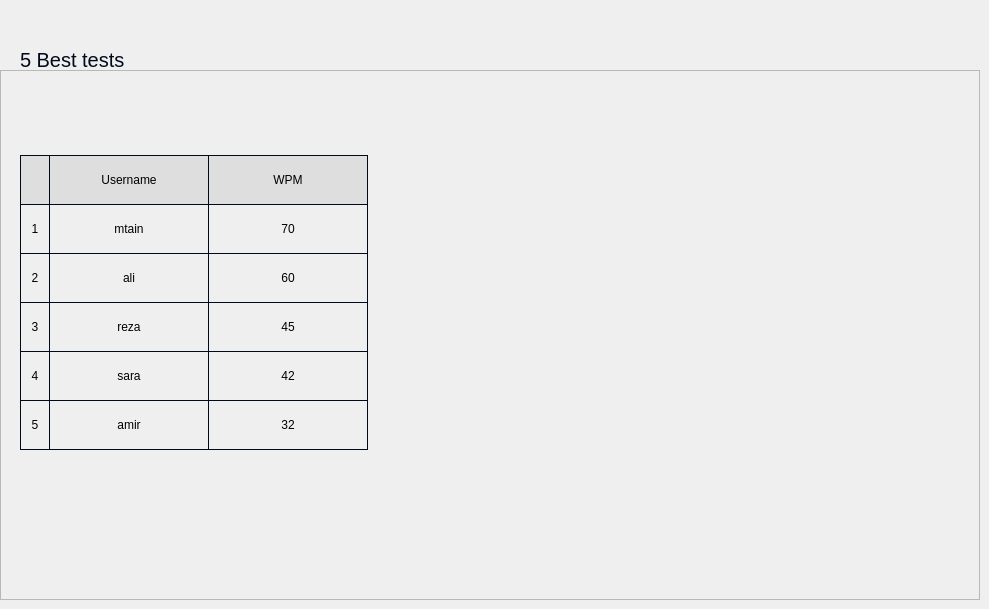
    <widget class="QWidget" name="page_ranking">
     <widget class="QLabel" name="ranking_title">
      <property name="geometry">
       <rect>
        <x>20</x>
        <y>50</y>
        <width>611</width>
        <height>20</height>
       </rect>
      </property>
      <property name="font">
       <font>
        <family>Arial</family>
        <pointsize>15</pointsize>
        <weight>50</weight>
        <bold>false</bold>
       </font>
      </property>
      <property name="styleSheet">
       <string notr="true">color: #010A1A;</string>
      </property>
      <property name="text">
       <string>5 Best tests</string>
      </property>
     </widget>
     <widget class="QFrame" name="frame_4">
      <property name="geometry">
       <rect>
        <x>0</x>
        <y>70</y>
        <width>980</width>
        <height>530</height>
       </rect>
      </property>
      <property name="frameShape">
       <enum>QFrame::StyledPanel</enum>
      </property>
      <property name="frameShadow">
       <enum>QFrame::Raised</enum>
      </property>
      <widget class="QLabel" name="label_8">
       <property name="geometry">
        <rect>
         <x>49</x>
         <y>85</y>
         <width>160</width>
         <height>50</height>
        </rect>
       </property>
       <property name="font">
        <font>
         <family>Arial</family>
         <pointsize>9</pointsize>
        </font>
       </property>
       <property name="styleSheet">
        <string notr="true">background-color:#DEDEDE;colro: #010A1A; border:1px solid #010A1A; border-radius: 0px;</string>
       </property>
       <property name="text">
        <string>Username</string>
       </property>
       <property name="alignment">
        <set>Qt::AlignCenter</set>
       </property>
      </widget>
      <widget class="QLabel" name="label_9">
       <property name="geometry">
        <rect>
         <x>208</x>
         <y>85</y>
         <width>160</width>
         <height>50</height>
        </rect>
       </property>
       <property name="font">
        <font>
         <family>Arial</family>
         <pointsize>9</pointsize>
        </font>
       </property>
       <property name="styleSheet">
        <string notr="true">colro: #010A1A; border:1px solid #010A1A; border-radius: 0px; background-color:#DEDEDE;</string>
       </property>
       <property name="text">
        <string>WPM</string>
       </property>
       <property name="alignment">
        <set>Qt::AlignCenter</set>
       </property>
      </widget>
      <widget class="QLabel" name="label_14">
       <property name="geometry">
        <rect>
         <x>20</x>
         <y>85</y>
         <width>30</width>
         <height>50</height>
        </rect>
       </property>
       <property name="font">
        <font>
         <family>Arial</family>
         <pointsize>9</pointsize>
        </font>
       </property>
       <property name="styleSheet">
        <string notr="true">background-color:#DEDEDE;colro: #010A1A; border:1px solid #010A1A; border-radius: 0px;</string>
       </property>
       <property name="text">
        <string/>
       </property>
       <property name="alignment">
        <set>Qt::AlignCenter</set>
       </property>
      </widget>
      <widget class="QLabel" name="rank_user1">
       <property name="geometry">
        <rect>
         <x>49</x>
         <y>134</y>
         <width>160</width>
         <height>50</height>
        </rect>
       </property>
       <property name="font">
        <font>
         <family>Arial</family>
         <pointsize>9</pointsize>
        </font>
       </property>
       <property name="styleSheet">
        <string notr="true">colro: #010A1A; border:1px solid #010A1A; border-radius: 0px;</string>
       </property>
       <property name="text">
        <string>mtain</string>
       </property>
       <property name="alignment">
        <set>Qt::AlignCenter</set>
       </property>
      </widget>
      <widget class="QLabel" name="label_15">
       <property name="geometry">
        <rect>
         <x>20</x>
         <y>134</y>
         <width>30</width>
         <height>50</height>
        </rect>
       </property>
       <property name="font">
        <font>
         <family>Arial</family>
         <pointsize>9</pointsize>
        </font>
       </property>
       <property name="styleSheet">
        <string notr="true">colro: #010A1A; border:1px solid #010A1A; border-radius: 0px;</string>
       </property>
       <property name="text">
        <string>1</string>
       </property>
       <property name="alignment">
        <set>Qt::AlignCenter</set>
       </property>
      </widget>
      <widget class="QLabel" name="rank_test1">
       <property name="geometry">
        <rect>
         <x>208</x>
         <y>134</y>
         <width>160</width>
         <height>50</height>
        </rect>
       </property>
       <property name="font">
        <font>
         <family>Arial</family>
         <pointsize>9</pointsize>
        </font>
       </property>
       <property name="styleSheet">
        <string notr="true">colro: #010A1A; border:1px solid #010A1A; border-radius: 0px;</string>
       </property>
       <property name="text">
        <string>70</string>
       </property>
       <property name="alignment">
        <set>Qt::AlignCenter</set>
       </property>
      </widget>
      <widget class="QLabel" name="rank_user2">
       <property name="geometry">
        <rect>
         <x>49</x>
         <y>183</y>
         <width>160</width>
         <height>50</height>
        </rect>
       </property>
       <property name="font">
        <font>
         <family>Arial</family>
         <pointsize>9</pointsize>
        </font>
       </property>
       <property name="styleSheet">
        <string notr="true">colro: #010A1A; border:1px solid #010A1A; border-radius: 0px;</string>
       </property>
       <property name="text">
        <string>ali</string>
       </property>
       <property name="alignment">
        <set>Qt::AlignCenter</set>
       </property>
      </widget>
      <widget class="QLabel" name="label_16">
       <property name="geometry">
        <rect>
         <x>20</x>
         <y>183</y>
         <width>30</width>
         <height>50</height>
        </rect>
       </property>
       <property name="font">
        <font>
         <family>Arial</family>
         <pointsize>9</pointsize>
        </font>
       </property>
       <property name="styleSheet">
        <string notr="true">colro: #010A1A; border:1px solid #010A1A; border-radius: 0px;</string>
       </property>
       <property name="text">
        <string>2</string>
       </property>
       <property name="alignment">
        <set>Qt::AlignCenter</set>
       </property>
      </widget>
      <widget class="QLabel" name="rank_test2">
       <property name="geometry">
        <rect>
         <x>208</x>
         <y>183</y>
         <width>160</width>
         <height>50</height>
        </rect>
       </property>
       <property name="font">
        <font>
         <family>Arial</family>
         <pointsize>9</pointsize>
        </font>
       </property>
       <property name="styleSheet">
        <string notr="true">colro: #010A1A; border:1px solid #010A1A; border-radius: 0px;</string>
       </property>
       <property name="text">
        <string>60</string>
       </property>
       <property name="alignment">
        <set>Qt::AlignCenter</set>
       </property>
      </widget>
      <widget class="QLabel" name="rank_user5">
       <property name="geometry">
        <rect>
         <x>49</x>
         <y>330</y>
         <width>160</width>
         <height>50</height>
        </rect>
       </property>
       <property name="font">
        <font>
         <family>Arial</family>
         <pointsize>9</pointsize>
        </font>
       </property>
       <property name="styleSheet">
        <string notr="true">colro: #010A1A; border:1px solid #010A1A; border-radius: 0px;</string>
       </property>
       <property name="text">
        <string>amir</string>
       </property>
       <property name="alignment">
        <set>Qt::AlignCenter</set>
       </property>
      </widget>
      <widget class="QLabel" name="label_21">
       <property name="geometry">
        <rect>
         <x>20</x>
         <y>330</y>
         <width>30</width>
         <height>50</height>
        </rect>
       </property>
       <property name="font">
        <font>
         <family>Arial</family>
         <pointsize>9</pointsize>
        </font>
       </property>
       <property name="styleSheet">
        <string notr="true">colro: #010A1A; border:1px solid #010A1A; border-radius: 0px;</string>
       </property>
       <property name="text">
        <string>5</string>
       </property>
       <property name="alignment">
        <set>Qt::AlignCenter</set>
       </property>
      </widget>
      <widget class="QLabel" name="rank_test5">
       <property name="geometry">
        <rect>
         <x>208</x>
         <y>330</y>
         <width>160</width>
         <height>50</height>
        </rect>
       </property>
       <property name="font">
        <font>
         <family>Arial</family>
         <pointsize>9</pointsize>
        </font>
       </property>
       <property name="styleSheet">
        <string notr="true">colro: #010A1A; border:1px solid #010A1A; border-radius: 0px;</string>
       </property>
       <property name="text">
        <string>32</string>
       </property>
       <property name="alignment">
        <set>Qt::AlignCenter</set>
       </property>
      </widget>
      <widget class="QLabel" name="rank_user3">
       <property name="geometry">
        <rect>
         <x>49</x>
         <y>232</y>
         <width>160</width>
         <height>50</height>
        </rect>
       </property>
       <property name="font">
        <font>
         <family>Arial</family>
         <pointsize>9</pointsize>
        </font>
       </property>
       <property name="styleSheet">
        <string notr="true">colro: #010A1A; border:1px solid #010A1A; border-radius: 0px;</string>
       </property>
       <property name="text">
        <string>reza</string>
       </property>
       <property name="alignment">
        <set>Qt::AlignCenter</set>
       </property>
      </widget>
      <widget class="QLabel" name="label_24">
       <property name="geometry">
        <rect>
         <x>20</x>
         <y>232</y>
         <width>30</width>
         <height>50</height>
        </rect>
       </property>
       <property name="font">
        <font>
         <family>Arial</family>
         <pointsize>9</pointsize>
        </font>
       </property>
       <property name="styleSheet">
        <string notr="true">colro: #010A1A; border:1px solid #010A1A; border-radius: 0px;</string>
       </property>
       <property name="text">
        <string>3</string>
       </property>
       <property name="alignment">
        <set>Qt::AlignCenter</set>
       </property>
      </widget>
      <widget class="QLabel" name="rank_test3">
       <property name="geometry">
        <rect>
         <x>208</x>
         <y>232</y>
         <width>160</width>
         <height>50</height>
        </rect>
       </property>
       <property name="font">
        <font>
         <family>Arial</family>
         <pointsize>9</pointsize>
        </font>
       </property>
       <property name="styleSheet">
        <string notr="true">colro: #010A1A; border:1px solid #010A1A; border-radius: 0px;</string>
       </property>
       <property name="text">
        <string>45</string>
       </property>
       <property name="alignment">
        <set>Qt::AlignCenter</set>
       </property>
      </widget>
      <widget class="QLabel" name="rank_user4">
       <property name="geometry">
        <rect>
         <x>49</x>
         <y>281</y>
         <width>160</width>
         <height>50</height>
        </rect>
       </property>
       <property name="font">
        <font>
         <family>Arial</family>
         <pointsize>9</pointsize>
        </font>
       </property>
       <property name="styleSheet">
        <string notr="true">colro: #010A1A; border:1px solid #010A1A; border-radius: 0px;</string>
       </property>
       <property name="text">
        <string>sara</string>
       </property>
       <property name="alignment">
        <set>Qt::AlignCenter</set>
       </property>
      </widget>
      <widget class="QLabel" name="label_27">
       <property name="geometry">
        <rect>
         <x>20</x>
         <y>281</y>
         <width>30</width>
         <height>50</height>
        </rect>
       </property>
       <property name="font">
        <font>
         <family>Arial</family>
         <pointsize>9</pointsize>
        </font>
       </property>
       <property name="styleSheet">
        <string notr="true">colro: #010A1A; border:1px solid #010A1A; border-radius: 0px;</string>
       </property>
       <property name="text">
        <string>4</string>
       </property>
       <property name="alignment">
        <set>Qt::AlignCenter</set>
       </property>
      </widget>
      <widget class="QLabel" name="rank_test4">
       <property name="geometry">
        <rect>
         <x>208</x>
         <y>281</y>
         <width>160</width>
         <height>50</height>
        </rect>
       </property>
       <property name="font">
        <font>
         <family>Arial</family>
         <pointsize>9</pointsize>
        </font>
       </property>
       <property name="styleSheet">
        <string notr="true">colro: #010A1A; border:1px solid #010A1A; border-radius: 0px;</string>
       </property>
       <property name="text">
        <string>42</string>
       </property>
       <property name="alignment">
        <set>Qt::AlignCenter</set>
       </property>
      </widget>
      <widget class="QLabel" name="label_10">
       <property name="geometry">
        <rect>
         <x>520</x>
         <y>20</y>
         <width>430</width>
         <height>430</height>
        </rect>
       </property>
       <property name="text">
        <string/>
       </property>
       <property name="pixmap">
        <pixmap>../img/ranking.png</pixmap>
       </property>
       <property name="scaledContents">
        <bool>true</bool>
       </property>
      </widget>
     </widget>
    </widget>
